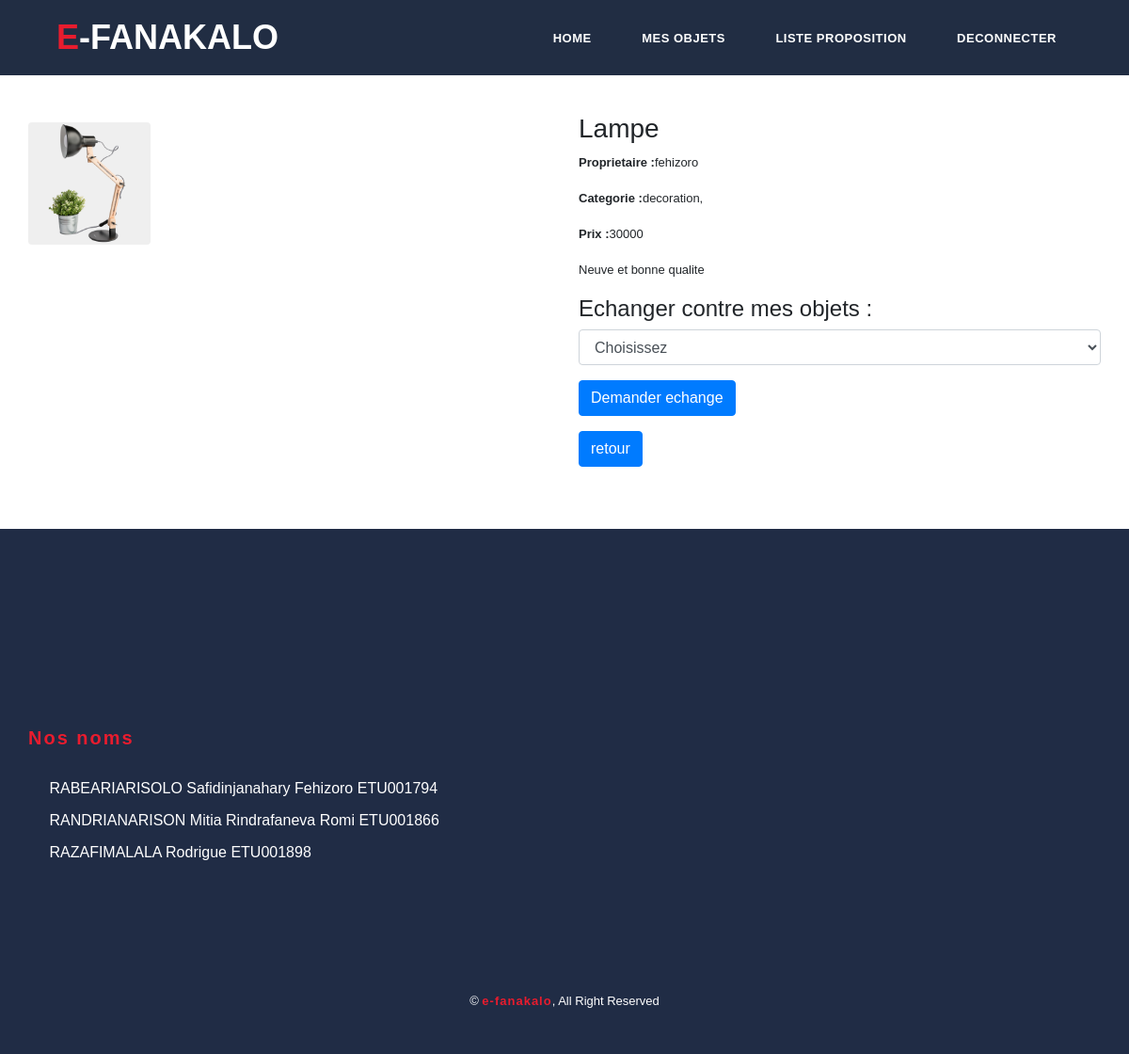
/home/detail?id=3 (signed in), run on the app's committed database.
### tables this page shows
CREATE TABLE sary(
    idsary int(10) PRIMARY KEY auto_increment,
    path varchar(50),
    idObjet int(10),
    FOREIGN KEY(idObjet) REFERENCES Objet(idObjet)
);

CREATE TABLE Objet(
    idObjet int(10) PRIMARY KEY auto_increment,
    nom varchar(64) ,
    description text  DEFAULT NULL,
    prix float NOT NULL,
    idUser int(10),
    FOREIGN KEY(idUser) REFERENCES user(idUser)
);

CREATE TABLE user(
    idUser int(10) PRIMARY KEY auto_increment,
    nom varchar(64) NOT NULL,
    pwd varchar(20) NOT NULL,
    isAdmin int NOT NULL
);

### application/controllers/Home.php (called while the page is built, shortened)
<?php
class Home extends CI_Controller {
    public function detail(){
        $idobj = $_GET['id'];
        $this->load->model('Objet');
        $data['detail']=$this->Objet->getObjetByIdObjet($idobj);
        $data['obj']=$this->Objet->getAllObjetById($_SESSION['iduser']);
        $data['sary']=$this->Objet->getAllSaryObjet($idobj);
        $this->load->view('header');
        $this->load->view('detail',$data);
        $this->load->view('footer');
    }
}

### index.php (called while the page is built, shortened)
<?php
require_once BASEPATH.'core/CodeIgniter.php';

### application/models/Objet.php (called while the page is built, shortened)
<?php
class Objet extends CI_Model {
    public function getSaryObjet($idObjet=1){
        try {
            $sql="SELECT * FROM sary WHERE idObjet='%s' LIMIT 1";
            $sql=sprintf($sql,$idObjet);
            $query = $this->db->query($sql);
            $dbAll = $query->row_array();
        } catch (Exception $e) {
            echo $e;
        }
        return $dbAll;
    }
    public function getStringCategorieById($idobjet){
        $query = $this->db->query(' select categorie.nom as nom from Objet join Objet_Categorie on Objet.idObjet = Objet_Categorie.idObjet join categorie on categorie.idCategorie=Objet_Categorie.idCategorie where Objet.idobjet = '.$idobjet);
        $valiny = array();
        foreach($query->result_array() as $val){
                $valiny[] = $val;
        }
        $str = "";
        foreach($valiny as $v){
            $str = $str.$v['nom'].", ";
        }
        return $str;
    }
    public function getObjetByIdObjet($idobjet){
        try {
            $query = $this->db->query("SELECT idObjet,o.nom AS nom_obj,o.description,o.prix,u.idUser,u.nom AS username,u.pwd AS user_pwd,u.isAdmin FROM Objet AS o JOIN user AS u ON o.iduser=u.iduser where idobjet=".$idobjet);
            $dbAll = array();
            $i=0;
            foreach($query->result_array() as $row){
                $dbAll[$i]['sary']=$this->getSaryObjet($row['idObjet']);
                $dbAll[$i]['categ']=$this->getStringCategorieById($row['idObjet']);
                $dbAll[$i]['idObjet']=$row['idObjet'];
                $dbAll[$i]['nom_obj']=$row['nom_obj'];
                $dbAll[$i]['description']=$row['description'];
                $dbAll[$i]['prix']=$row['prix'];
                $dbAll[$i]['idUser']=$row['idUser'];
                $dbAll[$i]['username']=$row['username'];
                $dbAll[$i]['user_pwd']=$row['user_pwd'];
                $dbAll[$i]['isAdmin']=$row['isAdmin'];
                $i++;
            }
        } catch (Exception $e) {
            echo $e;
        }
        return $dbAll;
    }
}

### application/views/detail.php (the view, shortened to what this page needs)
<link rel="stylesheet" href="<?php echo base_url('assets/css/detail.css'); ?>">
<div class="container">
    <div class="row">
        <div class="col-md-6">
            <?php for ($i=0; $i <count($sary) ; $i++) { ?>
                <img src="<?php echo base_url($sary[$i]['path']); ?>" class="rounded">
            <?php } ?>
        </div>
        <div class="col-md-6">
            <h3><?php echo $detail[0]['nom_obj']; ?></h3>
            <p><b>Proprietaire :</b><?php echo $detail[0]['username']; ?></p>
            <p><b>Categorie :</b><?php echo $detail[0]['categ']; ?></p>
            <p><b>Prix :</b><?php echo $detail[0]['prix']; ?></p>
            <p>
                <?php echo $detail[0]['description']; ?>
            </p>
            <form action="<?php echo base_url('home/proposerechange'); ?>" method="post">
                <p>
                    <h4>Echanger contre mes objets :</h4>
                    <select class="form-control" name="idobj2">
                        <option value="">Choisissez</option>
                    </select>
                </p>
                <p><button class="btn btn-primary" type="submit">Demander echange</button></p>
            </form>
            <p><?php echo anchor('home','retour','class="btn btn-primary" type="button"'); ?></p>
        </div>
    </div>
</div>

### assets/css/header.css (style rules this page uses)
body { font-family: 'Montserrat', sans-serif; }
a { color: #3CF; text-decoration: none; }
p { font-size: 13px; line-height: 22px; }
.main-menu li a { padding: 10px 15px; font-size: 13px; text-transform: uppercase; letter-spacing: 0.5px; font-weight: 700; color: #fff; border: 2px solid transparent; transition: all 0.5s; }

### assets/css/footer.css (style rules this page uses)
.container { padding: 0; }

### assets/css/detail.css (style rules this page uses)
.container { margin-top: 120px; }
.container img { margin-top: 10px; width: 130px; }

### data on the page
sary: path (picture)
objet: nom "Lampe", idUser.nom "fehizoro", prix "30000", description "Neuve et bonne qualite"

### other printed values
anchor('home','Home') "HOME"
anchor('home/mylist','Mes objets') "MES OBJETS"
anchor('home/demande','Liste proposition') "LISTE PROPOSITION"
anchor('home/logout','Deconnecter') "DECONNECTER"
$detail[0]['categ'] "decoration,"
anchor('home','retour','class="btn btn-primary" type="button"') "retour"
